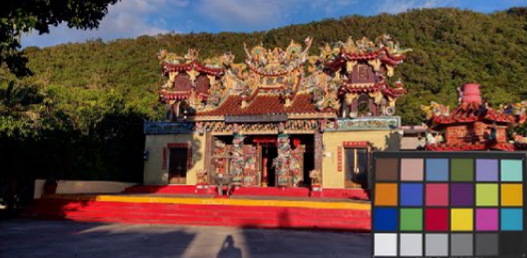
#> input picture HW2/images/test.png, 527 x 258 px
$ python HW2.2.py
#> lines starting #> are read from the running program, lines starting #| are printed output that depends on the picture
import cv2 as cv
import numpy as np
import os
from matplotlib import pyplot as plt

# Red-Green color blindness
img = cv.imread('images/test.png').astype(np.float32)/255.0
lab = cv.cvtColor(img, cv.COLOR_BGR2LAB)
#> lab: shape (258, 527, 3) float32; mean of channels 0, 1, 2 35.4, 10.1, 12
lab[:,:,1] *=0
#> lab: shape (258, 527, 3) float32; mean of channels 0, 1, 2 35.4, 0, 12
img = (cv.cvtColor(lab, cv.COLOR_LAB2BGR))*255
img = img.astype(np.uint8)

fig = plt.figure()
plt.axis('off')
plt.imshow(cv.cvtColor(img, cv.COLOR_BGR2RGB))
plt.show()

if not os.path.exists('images'):
    os.mkdir('images')
cv.imwrite('images/ex2.2.1.jpg', img)

# Blue-Yellow color blindness
img = cv.imread('images/test.png').astype(np.float32)/255.0
lab = cv.cvtColor(img, cv.COLOR_BGR2LAB)
lab[:,:,2] *=0
#> lab: shape (258, 527, 3) float32; mean of channels 0, 1, 2 35.4, 10.1, 0
img = (cv.cvtColor(lab, cv.COLOR_LAB2BGR))*255
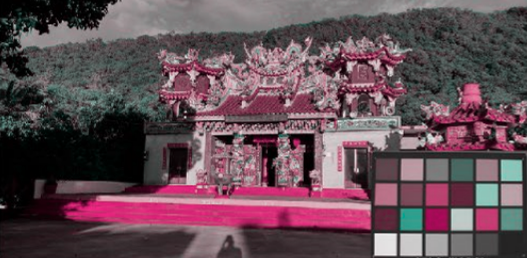
#> img: shape (258, 527, 3) float32; mean B, G, R 85.7, 77.3, 100
img = img.astype(np.uint8)

fig = plt.figure()
plt.axis('off')
plt.imshow(cv.cvtColor(img, cv.COLOR_BGR2RGB))
plt.show()

if not os.path.exists('images'):
    os.mkdir('images')
cv.imwrite('images/ex2.2.2.jpg', img)

# Glaucoma
img = cv.imread('images/test.png').astype(np.float32)/255.0

# Gaussian kernel
gh ,hr = divmod(np.size(img,0),2)
#> gh = 129; hr = 0
gw, wr = divmod(np.size(img,1),2)
#> gw = 263; wr = 1
x, y = np.mgrid[-gh:gh+hr, -gw:gw+wr]
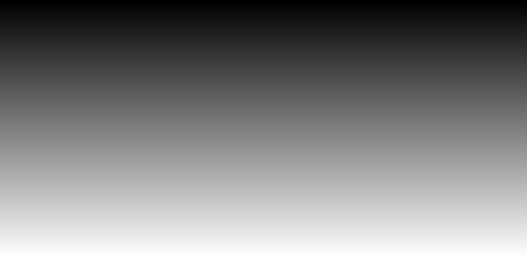
#> x: shape (258, 527) int64; min -129, max 128, mean -0.5; drawn with min black and max white
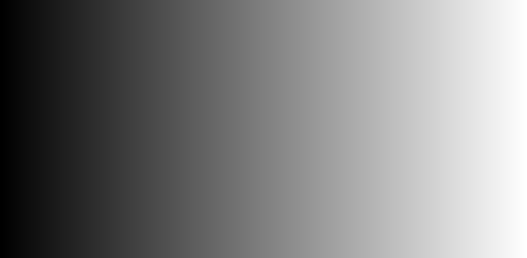
#> y: shape (258, 527) int64; min -263, max 263, mean 0; drawn with min black and max white
sigma = 14**2
gaussian_kernel= np.exp(-(x**2+y**2)/(sigma**2))
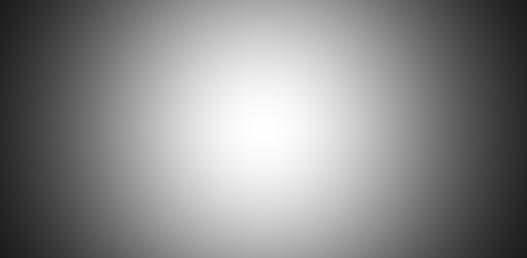
#> gaussian_kernel: shape (258, 527) float64; min 0.107, max 1, mean 0.542

#Normalization
gaussian_kernel = gaussian_kernel / gaussian_kernel.max()
blur = np.zeros(img.shape)
fig = plt.figure()
plt.axis('off')
plt.imshow(gaussian_kernel, cmap=plt.get_cmap('jet'), interpolation='nearest')
plt.colorbar()
plt.show()
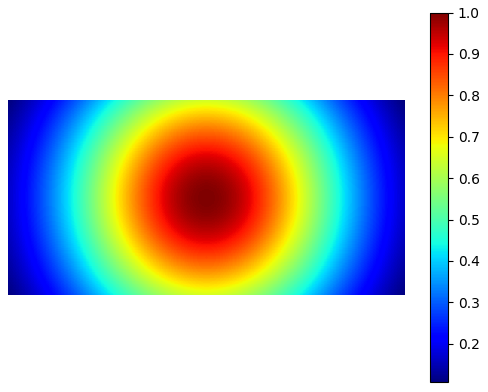
#> figure drawn by matplotlib, 2 panels

blur[:,:,0] = (img[:,:,0] * gaussian_kernel)
blur[:,:,1] = (img[:,:,1] * gaussian_kernel)
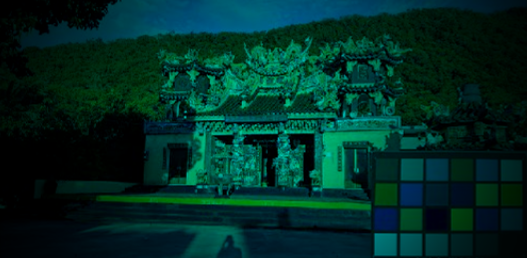
#> blur: shape (258, 527, 3) float64; mean B, G, R 0.146, 0.174, 0
blur[:,:,2] = (img[:,:,2] * gaussian_kernel)
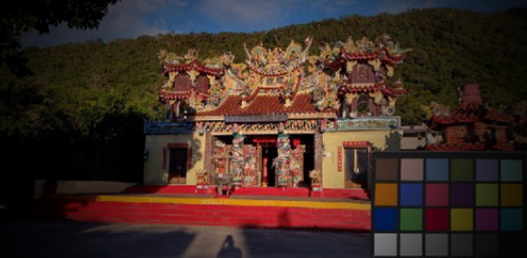
#> blur: shape (258, 527, 3) float64; mean B, G, R 0.146, 0.174, 0.246
blur = (blur*255).astype(np.uint8)

fig = plt.figure()
plt.axis('off')
plt.imshow(cv.cvtColor(blur, cv.COLOR_BGR2RGB))
plt.show()

if not os.path.exists('images'):
    os.mkdir('images')
cv.imwrite('images/ex2.2.3.jpg', blur)
